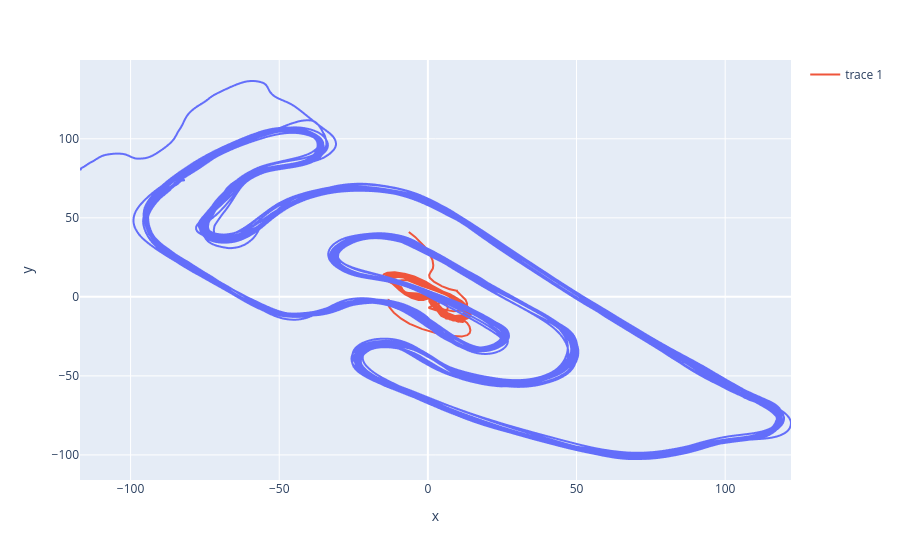

The code cell stored with this chart in its notebook:
### Code cell
rolling = (
    samples_df.assign(
        x=lambda d: d["x"] * d["ground_speed"],
        y=lambda d: d["y"] * d["ground_speed"],
    )[["x", "y", "ground_speed"]]
    .rolling(10_00)
    .mean()
    .assign(
        x=lambda d: d["x"] / d["ground_speed"],
        y=lambda d: d["y"] / d["ground_speed"],
    )
)

fig.add_trace(go.Scatter(x=rolling["x"], y=rolling["y"]))
fig

### Figure 1 — Plotly figure (JSON) as saved in the notebook; plotly's stock layout.template omitted (floating-point values rounded to 4 significant figures; data arrays with more than 128 entries replaced by an {"elided": "..."} marker saying what was removed)
{"data": [{"hovertemplate": "x=%{x}<br>y=%{y}<extra></extra>", "legendgroup": "", "line": {"color": "#636efa", "dash": "solid"}, "marker": {"symbol": "circle"}, "mode": "lines", "name": "", "showlegend": false, "type": "scattergl", "x": {"elided": "26529 float values"}, "xaxis": "x", "y": {"elided": "26529 float values"}, "yaxis": "y"}, {"type": "scatter", "x": {"elided": "26529 float values"}, "y": {"elided": "26529 float values"}}], "layout": {"legend": {"tracegroupgap": 0}, "margin": {"t": 60}, "xaxis": {"anchor": "y", "domain": [0, 1], "title": {"text": "x"}}, "yaxis": {"anchor": "x", "domain": [0, 1], "title": {"text": "y"}}}}
